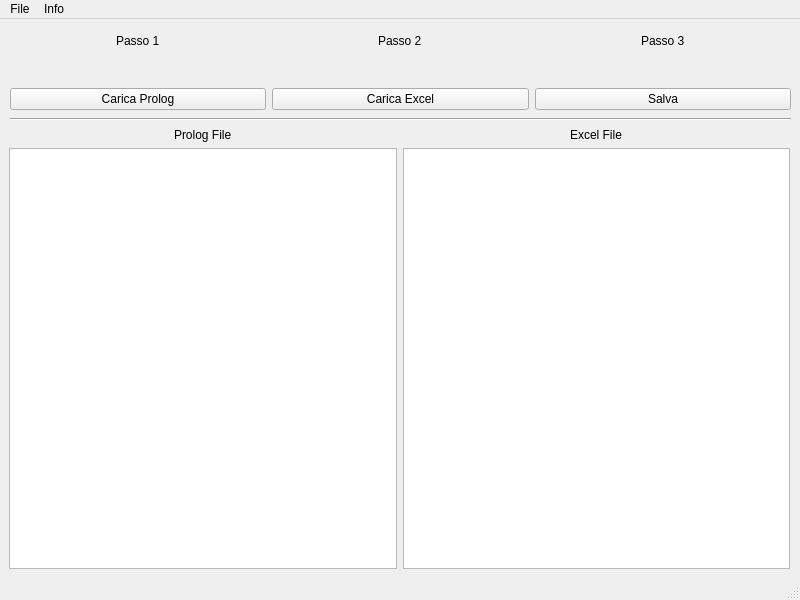
<?xml version="1.0" encoding="UTF-8"?>
<ui version="4.0">
 <class>MainWindow</class>
 <widget class="QMainWindow" name="MainWindow">
  <property name="geometry">
   <rect>
    <x>0</x>
    <y>0</y>
    <width>800</width>
    <height>600</height>
   </rect>
  </property>
  <property name="windowTitle">
   <string>Prolog Compare</string>
  </property>
  <widget class="QWidget" name="centralwidget">
   <widget class="QWidget" name="gridLayoutWidget">
    <property name="geometry">
     <rect>
      <x>10</x>
      <y>10</y>
      <width>781</width>
      <height>81</height>
     </rect>
    </property>
    <layout class="QGridLayout" name="gridLayout">
     <item row="0" column="0" alignment="Qt::AlignHCenter">
      <widget class="QLabel" name="label">
       <property name="text">
        <string>Passo 1</string>
       </property>
      </widget>
     </item>
     <item row="0" column="1" alignment="Qt::AlignHCenter">
      <widget class="QLabel" name="label_2">
       <property name="text">
        <string>Passo 2</string>
       </property>
      </widget>
     </item>
     <item row="3" column="0">
      <widget class="QPushButton" name="loadProlog">
       <property name="text">
        <string>Carica Prolog</string>
       </property>
      </widget>
     </item>
     <item row="0" column="2" alignment="Qt::AlignHCenter">
      <widget class="QLabel" name="label_3">
       <property name="text">
        <string>Passo 3</string>
       </property>
      </widget>
     </item>
     <item row="1" column="1">
      <widget class="QLabel" name="excelLoaded">
       <property name="text">
        <string/>
       </property>
      </widget>
     </item>
     <item row="1" column="0">
      <widget class="QLabel" name="prologLoaded">
       <property name="text">
        <string/>
       </property>
      </widget>
     </item>
     <item row="1" column="2">
      <widget class="QLabel" name="savedDone">
       <property name="text">
        <string/>
       </property>
      </widget>
     </item>
     <item row="3" column="2">
      <widget class="QPushButton" name="save">
       <property name="text">
        <string>Salva</string>
       </property>
      </widget>
     </item>
     <item row="3" column="1">
      <widget class="QPushButton" name="loadExcel">
       <property name="text">
        <string>Carica Excel</string>
       </property>
      </widget>
     </item>
    </layout>
   </widget>
   <widget class="QWidget" name="gridLayoutWidget_2">
    <property name="geometry">
     <rect>
      <x>9</x>
      <y>109</y>
      <width>781</width>
      <height>441</height>
     </rect>
    </property>
    <layout class="QGridLayout" name="gridLayout_2">
     <item row="1" column="0">
      <widget class="QTableView" name="prologView"/>
     </item>
     <item row="1" column="1">
      <widget class="QTableView" name="excelView"/>
     </item>
     <item row="0" column="0" alignment="Qt::AlignHCenter">
      <widget class="QLabel" name="label_7">
       <property name="text">
        <string>Prolog File</string>
       </property>
      </widget>
     </item>
     <item row="0" column="1" alignment="Qt::AlignHCenter">
      <widget class="QLabel" name="label_8">
       <property name="text">
        <string>Excel File</string>
       </property>
      </widget>
     </item>
    </layout>
   </widget>
   <widget class="Line" name="line">
    <property name="geometry">
     <rect>
      <x>10</x>
      <y>90</y>
      <width>781</width>
      <height>20</height>
     </rect>
    </property>
    <property name="orientation">
     <enum>Qt::Horizontal</enum>
    </property>
   </widget>
  </widget>
  <widget class="QMenuBar" name="menubar">
   <property name="geometry">
    <rect>
     <x>0</x>
     <y>0</y>
     <width>800</width>
     <height>21</height>
    </rect>
   </property>
   <widget class="QMenu" name="menuFile">
    <property name="title">
     <string>File</string>
    </property>
    <addaction name="actionApri_Prolog"/>
    <addaction name="actionApri_Excel"/>
    <addaction name="separator"/>
    <addaction name="actionSalva"/>
    <addaction name="separator"/>
    <addaction name="actionEsci"/>
   </widget>
   <widget class="QMenu" name="menuInfo">
    <property name="title">
     <string>Info</string>
    </property>
    <addaction name="actionHelp"/>
    <addaction name="actionGitHub_Repo"/>
    <addaction name="separator"/>
    <addaction name="actionAbout"/>
   </widget>
   <addaction name="menuFile"/>
   <addaction name="menuInfo"/>
  </widget>
  <widget class="QStatusBar" name="statusbar"/>
  <action name="actionApri_Prolog">
   <property name="text">
    <string>Apri Prolog..</string>
   </property>
  </action>
  <action name="actionApri_Excel">
   <property name="text">
    <string>Apri Excel..</string>
   </property>
  </action>
  <action name="actionSalva">
   <property name="text">
    <string>Salva</string>
   </property>
  </action>
  <action name="actionEsci">
   <property name="text">
    <string>Esci</string>
   </property>
  </action>
  <action name="actionHelp">
   <property name="text">
    <string>Help</string>
   </property>
  </action>
  <action name="actionGitHub_Repo">
   <property name="text">
    <string>GitHub Repo</string>
   </property>
  </action>
  <action name="actionAbout">
   <property name="text">
    <string>About..</string>
   </property>
  </action>
 </widget>
 <resources/>
 <connections/>
</ui>
